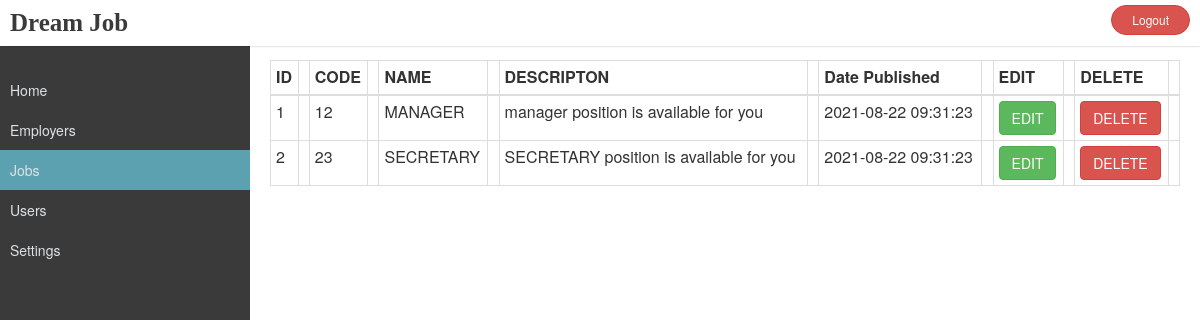
/jobs.php (signed in), run on the app's committed database.
### tables this page shows
CREATE TABLE `job` (
  `id` int(10) NOT NULL,
  `code` varchar(10) NOT NULL,
  `name` varchar(200) NOT NULL,
  `description` varchar(500) NOT NULL,
  `date_published` datetime NOT NULL,
  `job_start_date` datetime NOT NULL,
  `job_category_id` int(10) NOT NULL,
  `job_position_id` int(10) NOT NULL,
  `job_platform_id` int(10) NOT NULL,
  `organisation_id` int(10) NOT NULL,
  `process_id` int(10) NOT NULL
);

### jobs.php (the view, shortened to what this page needs)
<html>
<head>
  <link rel="stylesheet" href="../bootstrap/css/bootstrap.min.css">
</head>
<body>
    <div class="wrapper">
      <div class="header">
        <b class="title">Dream Job</b>
        <a href="../logout.php"><button class="right btn btn-sm btn-danger btn-curve logoutbtn">Logout</button></a>
      </div>
      <div class="sidebar">
        <div class="menu">
          <a href="home.php"><li>Home</li></a>
          <a href="employers.php" ><li>Employers</li></a>
          <a href="jobs.php" class="active"><li>Jobs</li></a>
          <a href="user.php"><li>Users</li></a>
          <a href="settings.php"><li>Settings</li></a>
        </div>
      </div>
      <div class="body">
      <?php
        $conn= mysqli_connect ("localhost","root","","jobrecruitment");
        $query="SELECT * FROM job";
        $query_run=mysqli_query($conn,$query);
        ?>
        <table class="table table-bordered table-hover table-condensed" style="100%">
          <thead>
            <tr>
              <th>ID<th>
              <th>CODE<th>
              <th>NAME<th>
              <th>DESCRIPTON<th>
              <th>Date Published<th>
              <th>EDIT<th>
              <th>DELETE<th>
            </tr>
          </thead>
          <tbody>
          <?php
          if(mysqli_num_rows($query_run)>0)
          {
           while($row=mysqli_fetch_assoc($query_run))
           {
              ?>
            <tr>
            <td><?php echo$row['id']; ?><td>
              <td> <?php echo$row['code']; ?><td>
              <td> <?php echo$row['name']; ?><td>
              <td><?php echo$row['description']; ?><td>
              <td><?php echo$row['date_published']; ?><td>
              <td>
                <button type="submit" class="btn btn-success"> EDIT</button>
              <td>
              <td>
                <button type="submit" class="btn btn-danger"> DELETE</button>
              <td>
            </tr>
            <?php
           }
          }
          else{
            echo"no record found";
          }
          ?>
          </tbody>
        </table>
      </div>
    </div>
</body>
</html>

### jobs.php (style rules this page uses)
body { width: 100%; margn: 0 }
.header { padding: 13px; position: fixed; width: 100%; z-index: 1; padding: 5px 10px; background-color: #ffffff; box-shadow: 0 0 2px rgb(0 0 0 / 30%); }
.title { color: #3a3a3a; font-size: 25px; float: left; font-family: Chiller; }
.right { float: right; }
.logoutbtn { padding-left: 20px; padding-right: 20px; }
.btn-curve { border-radius: 20px }
.sidebar { background-color: #3a3a3a; padding-top: 70px; height: 100%; width: 250px; position: fixed; }
.menu a { text-decoration: none; color: #dee2e6; display: block; padding: 10px; }
.active { background-color: #5ca1af; color: #f1f1f1; }
.menu a li { list-style: none; }
.body { margin-left: 250px; padding: 60px 20px; }

### data on the page
job: id "1", code "12", name "MANAGER", description "manager position is available for you", date_published "2021-08-22 09:31:23"
job: id "2", code "23", name "SECRETARY", description "SECRETARY position is available for you", date_published "2021-08-22 09:31:23"
